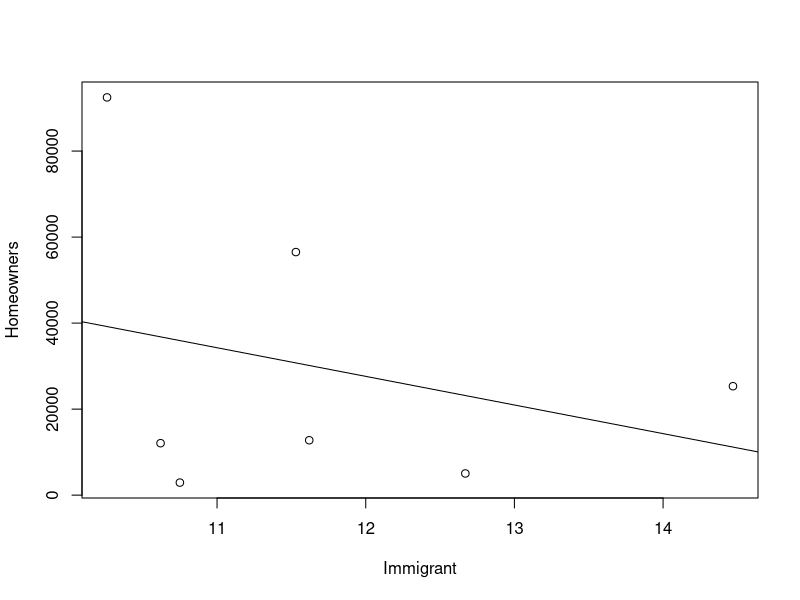

Reproduce this figure in R.
multivariate <- read.csv("./data/multivariate.csv")
attach(multivariate)
head(multivariate)

mm<-lm(Homeowners~Immigrant)
mm
summary(mm)
plot(Homeowners~Immigrant)
abline(mm)
attributes(mm)
